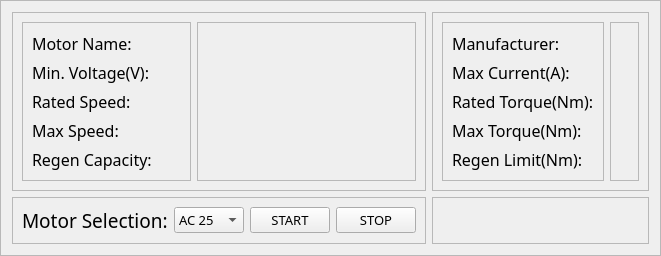
            <widget class="QFrame" name="frame_94">
             <property name="styleSheet">
              <string notr="true"/>
             </property>
             <property name="frameShape">
              <enum>QFrame::StyledPanel</enum>
             </property>
             <property name="frameShadow">
              <enum>QFrame::Raised</enum>
             </property>
             <layout class="QGridLayout" name="gridLayout_19">
              <item row="1" column="0">
               <widget class="QFrame" name="frame_103">
                <property name="maximumSize">
                 <size>
                  <width>16777215</width>
                  <height>16777215</height>
                 </size>
                </property>
                <property name="frameShape">
                 <enum>QFrame::StyledPanel</enum>
                </property>
                <property name="frameShadow">
                 <enum>QFrame::Raised</enum>
                </property>
                <layout class="QHBoxLayout" name="horizontalLayout_45">
                 <item>
                  <widget class="QLabel" name="label_103">
                   <property name="font">
                    <font>
                     <family>Gill Sans MT</family>
                     <pointsize>14</pointsize>
                    </font>
                   </property>
                   <property name="text">
                    <string>Motor Selection:</string>
                   </property>
                  </widget>
                 </item>
                 <item>
                  <widget class="QComboBox" name="motor_select_6">
                   <property name="font">
                    <font>
                     <family>Gill Sans MT</family>
                     <pointsize>10</pointsize>
                    </font>
                   </property>
                   <item>
                    <property name="text">
                     <string>AC 25</string>
                    </property>
                   </item>
                   <item>
                    <property name="text">
                     <string>AC 30</string>
                    </property>
                   </item>
                   <item>
                    <property name="text">
                     <string>AC 59</string>
                    </property>
                   </item>
                   <item>
                    <property name="text">
                     <string>AC 62</string>
                    </property>
                   </item>
                   <item>
                    <property name="text">
                     <string>AC 75</string>
                    </property>
                   </item>
                   <item>
                    <property name="text">
                     <string>AC 83</string>
                    </property>
                   </item>
                   <item>
                    <property name="text">
                     <string>AC 150</string>
                    </property>
                   </item>
                   <item>
                    <property name="text">
                     <string>AC 187</string>
                    </property>
                   </item>
                   <item>
                    <property name="text">
                     <string>PM 8</string>
                    </property>
                   </item>
                   <item>
                    <property name="text">
                     <string>PM 32</string>
                    </property>
                   </item>
                  </widget>
                 </item>
                 <item>
                  <widget class="QPushButton" name="start_6">
                   <property name="font">
                    <font>
                     <family>Gill Sans MT</family>
                     <pointsize>10</pointsize>
                    </font>
                   </property>
                   <property name="text">
                    <string>START</string>
                   </property>
                  </widget>
                 </item>
                 <item>
                  <widget class="QPushButton" name="pushButton_5">
                   <property name="font">
                    <font>
                     <family>Gill Sans MT</family>
                     <pointsize>10</pointsize>
                    </font>
                   </property>
                   <property name="text">
                    <string>STOP</string>
                   </property>
                  </widget>
                 </item>
                </layout>
               </widget>
              </item>
              <item row="1" column="1">
               <widget class="QFrame" name="frame_116">
                <property name="frameShape">
                 <enum>QFrame::StyledPanel</enum>
                </property>
                <property name="frameShadow">
                 <enum>QFrame::Raised</enum>
                </property>
               </widget>
              </item>
              <item row="0" column="1">
               <widget class="QFrame" name="frame_117">
                <property name="frameShape">
                 <enum>QFrame::StyledPanel</enum>
                </property>
                <property name="frameShadow">
                 <enum>QFrame::Raised</enum>
                </property>
                <layout class="QHBoxLayout" name="horizontalLayout_46">
                 <item>
                  <widget class="QFrame" name="frame_118">
                   <property name="maximumSize">
                    <size>
                     <width>183</width>
                     <height>16777215</height>
                    </size>
                   </property>
                   <property name="frameShape">
                    <enum>QFrame::StyledPanel</enum>
                   </property>
                   <property name="frameShadow">
                    <enum>QFrame::Raised</enum>
                   </property>
                   <layout class="QVBoxLayout" name="verticalLayout_46">
                    <item>
                     <widget class="QLabel" name="label_104">
                      <property name="font">
                       <font>
                        <family>Gill Sans MT</family>
                        <pointsize>12</pointsize>
                       </font>
                      </property>
                      <property name="text">
                       <string>Manufacturer:</string>
                      </property>
                     </widget>
                    </item>
                    <item>
                     <widget class="QLabel" name="label_105">
                      <property name="font">
                       <font>
                        <family>Gill Sans MT</family>
                        <pointsize>12</pointsize>
                       </font>
                      </property>
                      <property name="text">
                       <string>Max Current(A):</string>
                      </property>
                     </widget>
                    </item>
                    <item>
                     <widget class="QLabel" name="label_106">
                      <property name="font">
                       <font>
                        <family>Gill Sans MT</family>
                        <pointsize>12</pointsize>
                       </font>
                      </property>
                      <property name="text">
                       <string>Rated Torque(Nm):</string>
                      </property>
                     </widget>
                    </item>
                    <item>
                     <widget class="QLabel" name="label_107">
                      <property name="font">
                       <font>
                        <family>Gill Sans MT</family>
                        <pointsize>12</pointsize>
                       </font>
                      </property>
                      <property name="text">
                       <string>Max Torque(Nm):</string>
                      </property>
                     </widget>
                    </item>
                    <item>
                     <widget class="QLabel" name="label_3">
                      <property name="font">
                       <font>
                        <family>Gill Sans MT</family>
                        <pointsize>12</pointsize>
                       </font>
                      </property>
                      <property name="text">
                       <string>Regen Limit(Nm):</string>
                      </property>
                     </widget>
                    </item>
                   </layout>
                  </widget>
                 </item>
                 <item>
                  <widget class="QFrame" name="frame_119">
                   <property name="frameShape">
                    <enum>QFrame::StyledPanel</enum>
                   </property>
                   <property name="frameShadow">
                    <enum>QFrame::Raised</enum>
                   </property>
                   <layout class="QVBoxLayout" name="verticalLayout_47">
                    <item>
                     <widget class="QLabel" name="manufac_6">
                      <property name="font">
                       <font>
                        <family>Gill Sans MT</family>
                        <pointsize>11</pointsize>
                       </font>
                      </property>
                      <property name="text">
                       <string/>
                      </property>
                     </widget>
                    </item>
                    <item>
                     <widget class="QLabel" name="max_i_6">
                      <property name="font">
                       <font>
                        <family>Gill Sans MT</family>
                        <pointsize>11</pointsize>
                       </font>
                      </property>
                      <property name="text">
                       <string/>
                      </property>
                     </widget>
                    </item>
                    <item>
                     <widget class="QLabel" name="r_torq_6">
                      <property name="font">
                       <font>
                        <family>Gill Sans MT</family>
                        <pointsize>11</pointsize>
                       </font>
                      </property>
                      <property name="text">
                       <string/>
                      </property>
                     </widget>
                    </item>
                    <item>
                     <widget class="QLabel" name="max_torq_6">
                      <property name="font">
                       <font>
                        <family>Gill Sans MT</family>
                        <pointsize>11</pointsize>
                       </font>
                      </property>
                      <property name="text">
                       <string/>
                      </property>
                     </widget>
                    </item>
                    <item>
                     <widget class="QLabel" name="label_4">
                      <property name="font">
                       <font>
                        <family>Gill Sans MT</family>
                        <pointsize>11</pointsize>
                       </font>
                      </property>
                      <property name="text">
                       <string/>
                      </property>
                     </widget>
                    </item>
                   </layout>
                  </widget>
                 </item>
                </layout>
               </widget>
              </item>
              <item row="0" column="0">
               <widget class="QFrame" name="frame_120">
                <property name="frameShape">
                 <enum>QFrame::StyledPanel</enum>
                </property>
                <property name="frameShadow">
                 <enum>QFrame::Raised</enum>
                </property>
                <layout class="QHBoxLayout" name="horizontalLayout_47">
                 <item>
                  <widget class="QFrame" name="frame_121">
                   <property name="maximumSize">
                    <size>
                     <width>169</width>
                     <height>16777215</height>
                    </size>
                   </property>
                   <property name="frameShape">
                    <enum>QFrame::StyledPanel</enum>
                   </property>
                   <property name="frameShadow">
                    <enum>QFrame::Raised</enum>
                   </property>
                   <layout class="QVBoxLayout" name="verticalLayout_48">
                    <item>
                     <widget class="QLabel" name="label_108">
                      <property name="font">
                       <font>
                        <family>Gill Sans MT</family>
                        <pointsize>12</pointsize>
                       </font>
                      </property>
                      <property name="text">
                       <string>Motor Name:</string>
                      </property>
                     </widget>
                    </item>
                    <item>
                     <widget class="QLabel" name="label_109">
                      <property name="font">
                       <font>
                        <family>Gill Sans MT</family>
                        <pointsize>12</pointsize>
                       </font>
                      </property>
                      <property name="text">
                       <string>Min. Voltage(V):</string>
                      </property>
                     </widget>
                    </item>
                    <item>
                     <widget class="QLabel" name="label_110">
                      <property name="font">
                       <font>
                        <family>Gill Sans MT</family>
                        <pointsize>12</pointsize>
                       </font>
                      </property>
                      <property name="text">
                       <string>Rated Speed:</string>
                      </property>
                     </widget>
                    </item>
                    <item>
                     <widget class="QLabel" name="label_111">
                      <property name="font">
                       <font>
                        <family>Gill Sans MT</family>
                        <pointsize>12</pointsize>
                       </font>
                      </property>
                      <property name="text">
                       <string>Max Speed:</string>
                      </property>
                     </widget>
                    </item>
                    <item>
                     <widget class="QLabel" name="label_112">
                      <property name="font">
                       <font>
                        <family>Gill Sans MT</family>
                        <pointsize>12</pointsize>
                        <weight>50</weight>
                        <bold>false</bold>
                       </font>
                      </property>
                      <property name="text">
                       <string>Regen Capacity:</string>
                      </property>
                     </widget>
                    </item>
                   </layout>
                  </widget>
                 </item>
                 <item>
                  <widget class="QFrame" name="frame_122">
                   <property name="frameShape">
                    <enum>QFrame::StyledPanel</enum>
                   </property>
                   <property name="frameShadow">
                    <enum>QFrame::Raised</enum>
                   </property>
                   <layout class="QVBoxLayout" name="verticalLayout_49">
                    <item>
                     <widget class="QLabel" name="mot_name_6">
                      <property name="font">
                       <font>
                        <family>Gill Sans MT</family>
                        <pointsize>11</pointsize>
                       </font>
                      </property>
                      <property name="text">
                       <string/>
                      </property>
                     </widget>
                    </item>
                    <item>
                     <widget class="QLabel" name="min_v_6">
                      <property name="font">
                       <font>
                        <family>Gill Sans MT</family>
                        <pointsize>11</pointsize>
                       </font>
                      </property>
                      <property name="text">
                       <string/>
                      </property>
                     </widget>
                    </item>
                    <item>
                     <widget class="QLabel" name="r_rpm_6">
                      <property name="font">
                       <font>
                        <family>Gill Sans MT</family>
                        <pointsize>11</pointsize>
                       </font>
                      </property>
                      <property name="text">
                       <string/>
                      </property>
                     </widget>
                    </item>
                    <item>
                     <widget class="QLabel" name="max_rpm_6">
                      <property name="font">
                       <font>
                        <family>Gill Sans MT</family>
                        <pointsize>11</pointsize>
                       </font>
                      </property>
                      <property name="text">
                       <string/>
                      </property>
                     </widget>
                    </item>
                    <item>
                     <widget class="QLabel" name="regen_lim_6">
                      <property name="font">
                       <font>
                        <family>Gill Sans MT</family>
                        <pointsize>11</pointsize>
                       </font>
                      </property>
                      <property name="text">
                       <string/>
                      </property>
                     </widget>
                    </item>
                   </layout>
                  </widget>
                 </item>
                </layout>
               </widget>
              </item>
             </layout>
            </widget>
